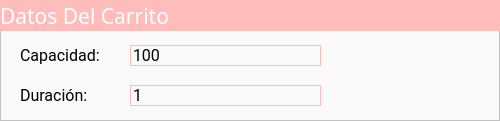
      <widget class="QFrame" name="frame_12">
       <property name="geometry">
        <rect>
         <x>10</x>
         <y>120</y>
         <width>500</width>
         <height>121</height>
        </rect>
       </property>
       <property name="styleSheet">
        <string notr="true">background-color:rgb(250,250,250);</string>
       </property>
       <property name="frameShape">
        <enum>QFrame::StyledPanel</enum>
       </property>
       <property name="frameShadow">
        <enum>QFrame::Raised</enum>
       </property>
       <widget class="QLabel" name="label_4">
        <property name="geometry">
         <rect>
          <x>20</x>
          <y>80</y>
          <width>91</width>
          <height>31</height>
         </rect>
        </property>
        <property name="font">
         <font>
          <family>Roboto</family>
          <pointsize>12</pointsize>
         </font>
        </property>
        <property name="text">
         <string>Duración:</string>
        </property>
       </widget>
       <widget class="QLineEdit" name="txtDurationCar">
        <property name="geometry">
         <rect>
          <x>130</x>
          <y>85</y>
          <width>191</width>
          <height>21</height>
         </rect>
        </property>
        <property name="font">
         <font>
          <family>Roboto</family>
          <pointsize>12</pointsize>
         </font>
        </property>
        <property name="styleSheet">
         <string notr="true">border-width: 1px;
border-style: solid;
border-color: rgb(254, 188, 187);;</string>
        </property>
        <property name="text">
         <string>1</string>
        </property>
       </widget>
       <widget class="QLineEdit" name="txtCapacidadCar">
        <property name="geometry">
         <rect>
          <x>130</x>
          <y>45</y>
          <width>191</width>
          <height>21</height>
         </rect>
        </property>
        <property name="font">
         <font>
          <family>Roboto</family>
          <pointsize>12</pointsize>
         </font>
        </property>
        <property name="styleSheet">
         <string notr="true">border-width: 1px;
border-style: solid;
border-color: rgb(254, 188, 187);;</string>
        </property>
        <property name="text">
         <string>100</string>
        </property>
       </widget>
       <widget class="QLabel" name="label_2">
        <property name="geometry">
         <rect>
          <x>20</x>
          <y>40</y>
          <width>91</width>
          <height>31</height>
         </rect>
        </property>
        <property name="font">
         <font>
          <family>Roboto</family>
          <pointsize>12</pointsize>
         </font>
        </property>
        <property name="text">
         <string>Capacidad:</string>
        </property>
       </widget>
       <widget class="QLabel" name="label">
        <property name="geometry">
         <rect>
          <x>0</x>
          <y>0</y>
          <width>500</width>
          <height>31</height>
         </rect>
        </property>
        <property name="font">
         <font>
          <family>Doppio One</family>
          <pointsize>16</pointsize>
          <weight>50</weight>
          <bold>false</bold>
         </font>
        </property>
        <property name="styleSheet">
         <string notr="true">color: white;
background-color:rgb(254, 188, 187);
</string>
        </property>
        <property name="text">
         <string>Datos Del Carrito</string>
        </property>
       </widget>
      </widget>
